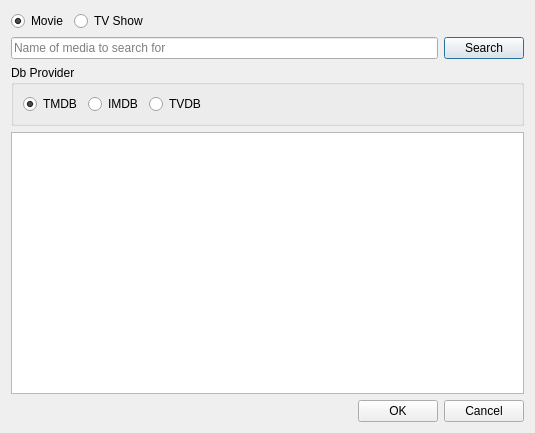
<?xml version="1.0" encoding="UTF-8"?>
<ui version="4.0">
 <class>AddMediaDialog</class>
 <widget class="QDialog" name="AddMediaDialog">
  <property name="windowModality">
   <enum>Qt::WindowModal</enum>
  </property>
  <property name="geometry">
   <rect>
    <x>0</x>
    <y>0</y>
    <width>535</width>
    <height>433</height>
   </rect>
  </property>
  <property name="windowTitle">
   <string>Dialog</string>
  </property>
  <layout class="QVBoxLayout" name="verticalLayout_2">
   <item>
    <layout class="QHBoxLayout" name="horizontalLayout">
     <item>
      <widget class="QRadioButton" name="searchMovieBtn">
       <property name="text">
        <string>Movie</string>
       </property>
       <property name="checked">
        <bool>true</bool>
       </property>
       <attribute name="buttonGroup">
        <string notr="true">searchMediaBtnGrp</string>
       </attribute>
      </widget>
     </item>
     <item>
      <widget class="QRadioButton" name="searchTvShowBtn">
       <property name="text">
        <string>TV Show</string>
       </property>
       <attribute name="buttonGroup">
        <string notr="true">searchMediaBtnGrp</string>
       </attribute>
      </widget>
     </item>
     <item>
      <spacer name="horizontalSpacer">
       <property name="orientation">
        <enum>Qt::Horizontal</enum>
       </property>
       <property name="sizeHint" stdset="0">
        <size>
         <width>40</width>
         <height>20</height>
        </size>
       </property>
      </spacer>
     </item>
    </layout>
   </item>
   <item>
    <layout class="QHBoxLayout" name="horizontalLayout_3">
     <item>
      <widget class="QLineEdit" name="searchMediaInput">
       <property name="sizePolicy">
        <sizepolicy hsizetype="Expanding" vsizetype="Fixed">
         <horstretch>0</horstretch>
         <verstretch>0</verstretch>
        </sizepolicy>
       </property>
       <property name="placeholderText">
        <string>Name of media to search for</string>
       </property>
      </widget>
     </item>
     <item>
      <widget class="QPushButton" name="searchBtn">
       <property name="text">
        <string>Search</string>
       </property>
       <property name="default">
        <bool>true</bool>
       </property>
      </widget>
     </item>
    </layout>
   </item>
   <item>
    <widget class="QGroupBox" name="groupBox">
     <property name="title">
      <string>Db Provider</string>
     </property>
     <layout class="QVBoxLayout" name="verticalLayout">
      <item>
       <layout class="QHBoxLayout" name="horizontalLayout_2">
        <item>
         <widget class="QRadioButton" name="tmdbDbBtn">
          <property name="text">
           <string>TMDB</string>
          </property>
          <property name="checked">
           <bool>true</bool>
          </property>
          <attribute name="buttonGroup">
           <string notr="true">dbBtnGrp</string>
          </attribute>
         </widget>
        </item>
        <item>
         <widget class="QRadioButton" name="imdbDbBtn">
          <property name="text">
           <string>IMDB</string>
          </property>
          <attribute name="buttonGroup">
           <string notr="true">dbBtnGrp</string>
          </attribute>
         </widget>
        </item>
        <item>
         <widget class="QRadioButton" name="tvdbDbBtn">
          <property name="text">
           <string>TVDB</string>
          </property>
         </widget>
        </item>
        <item>
         <spacer name="horizontalSpacer_2">
          <property name="orientation">
           <enum>Qt::Horizontal</enum>
          </property>
          <property name="sizeHint" stdset="0">
           <size>
            <width>40</width>
            <height>20</height>
           </size>
          </property>
         </spacer>
        </item>
       </layout>
      </item>
     </layout>
    </widget>
   </item>
   <item>
    <widget class="QListWidget" name="foundMediaList">
     <property name="selectionMode">
      <enum>QAbstractItemView::MultiSelection</enum>
     </property>
    </widget>
   </item>
   <item>
    <widget class="QDialogButtonBox" name="buttonBox">
     <property name="orientation">
      <enum>Qt::Horizontal</enum>
     </property>
     <property name="standardButtons">
      <set>QDialogButtonBox::Cancel|QDialogButtonBox::Ok</set>
     </property>
    </widget>
   </item>
  </layout>
 </widget>
 <resources/>
 <connections>
  <connection>
   <sender>buttonBox</sender>
   <signal>accepted()</signal>
   <receiver>AddMediaDialog</receiver>
   <slot>accept()</slot>
   <hints>
    <hint type="sourcelabel">
     <x>248</x>
     <y>254</y>
    </hint>
    <hint type="destinationlabel">
     <x>157</x>
     <y>274</y>
    </hint>
   </hints>
  </connection>
  <connection>
   <sender>buttonBox</sender>
   <signal>rejected()</signal>
   <receiver>AddMediaDialog</receiver>
   <slot>reject()</slot>
   <hints>
    <hint type="sourcelabel">
     <x>316</x>
     <y>260</y>
    </hint>
    <hint type="destinationlabel">
     <x>286</x>
     <y>274</y>
    </hint>
   </hints>
  </connection>
 </connections>
 <buttongroups>
  <buttongroup name="dbBtnGrp"/>
  <buttongroup name="searchMediaBtnGrp"/>
 </buttongroups>
</ui>
